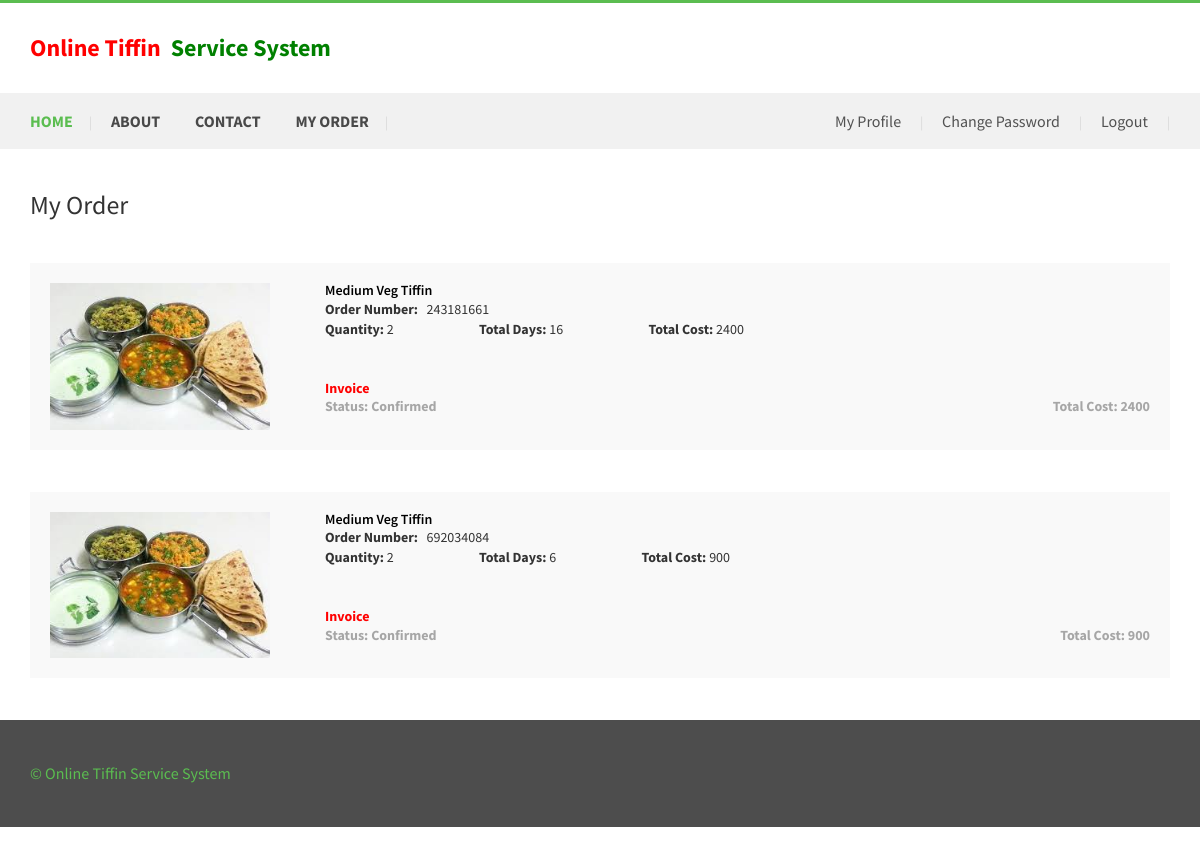
Page /otss/my-order.php (signed in) on the committed database.
### tables this page shows
CREATE TABLE `tblorder` (
  `ID` int(10) NOT NULL,
  `TiffinID` int(10) DEFAULT NULL,
  `UserID` int(5) NOT NULL,
  `OrderNumber` int(10) DEFAULT NULL,
  `FullName` varchar(120) DEFAULT NULL,
  `Email` varchar(200) DEFAULT NULL,
  `MobileNumber` bigint(10) DEFAULT NULL,
  `Quantity` int(10) DEFAULT NULL,
  `FromDate` varchar(200) DEFAULT NULL,
  `ToDate` varchar(200) DEFAULT NULL,
  `Time` varchar(50) DEFAULT NULL,
  `Address` mediumtext DEFAULT NULL,
  `OrderDate` timestamp NULL DEFAULT current_timestamp(),
  `TotalCost` varchar(200) NOT NULL,
  `Remark` varchar(200) NOT NULL,
  `Status` varchar(50) DEFAULT NULL,
  `UpdationDate` timestamp NULL DEFAULT NULL ON UPDATE current_timestamp()
);

CREATE TABLE `tbltiffin` (
  `ID` int(10) NOT NULL,
  `Type` varchar(120) DEFAULT NULL,
  `Title` varchar(200) NOT NULL,
  `Description` mediumtext DEFAULT NULL,
  `Cost` int(10) DEFAULT NULL,
  `Image` varchar(120) DEFAULT NULL,
  `PostDate` timestamp NULL DEFAULT current_timestamp()
);

### otss/my-order.php (the view, shortened to what this page needs)
<?php
include('includes/dbconnection.php');
if (strlen($_SESSION['otssuid']==0)) {
  header('location:logout.php');
  } else{
  	?>
<!DOCTYPE html>
<html>
<head>
<link href="css/bootstrap.css" rel='stylesheet' type='text/css' />
<link href="css/style.css" rel="stylesheet" type="text/css" media="all" />
<link href="css/animate.css" rel='stylesheet' type='text/css' />
</head>
<body>
	<div class="header">
		<?php include_once('includes/header.php');?>
				</div>
<div class="cart-items">
	<div class="container">
			 <h1>My Order</h1>
			 <?php
					        	$uid=$_SESSION['otssuid'];
                  $sql="SELECT DATEDIFF(tblorder.ToDate,tblorder.FromDate) as ddf, tblorder.ID,tblorder.FullName,tblorder.UserID,tblorder.Email,tblorder.MobileNumber,tblorder.Time,tblorder.Address,tblorder.OrderDate,tblorder.FromDate,tblorder.ToDate,tblorder.OrderNumber,tblorder.TotalCost,tblorder.Remark,tblorder.Status,tblorder.Quantity, tblorder.UpdationDate,tbltiffin.Type,tbltiffin.Title,tbltiffin.Description,tbltiffin.Cost,tbltiffin.Image from  tblorder join  tbltiffin on tbltiffin.ID=tblorder.TiffinID where tblorder.UserID=:uid"  ;
$query = $dbh -> prepare($sql);
$query-> bindParam(':uid', $uid, PDO::PARAM_STR);
$query->execute();
$results=$query->fetchAll(PDO::FETCH_OBJ);
$cnt=1;
if($query->rowCount() > 0)
{
foreach($results as $row)
{               ?>
			 <div class="cart-header">
				 <div class="cart-sec simpleCart_shelfItem">
						<div class="cart-item cyc">
							 <img src="admin/images/<?php echo $row->Image;?>" class="img-responsive" alt="">
						</div>
					   <div class="cart-item-info">
						<h3><a href="#"> <?php  echo $row->Title;?> </a></h3>
						<span style="font-weight:bold">Order Number:</span>&nbsp; &nbsp;<?php  echo $row->OrderNumber;?>
						<ul class="qty">
							<li><span style="font-weight:bold">Quantity:</span> <?php  echo $qty= $row->Quantity;?></li>
							<li><span style="font-weight:bold">Total Days:</span> <?php  echo $ddf=$row->ddf;?></p></li>
							<li><span style="font-weight:bold">Total Cost:</span> <?php  echo $row->TotalCost;?></p></li>
						</ul>
							 <div class="delivery">
							 <?php	if($row->Status=="" || $row->Status=="Confirmed"){ ?>
							 	<h3><a href="invoice.php?invid=<?php echo $row->OrderNumber;?>" target="_blank"><strong style="color: red">Invoice</strong> </a></h3>
							 <?php } ?>
							 <p style="font-weight:bold">Status:
							 	<?php if($row->Status==""){
							 	echo "Not Updated Yet"; ?>
							 <?php } else { ?>
							 	 <?php  echo htmlentities($row->Status); } ?></p>
							 <span style="font-weight:bold">Total Cost: <?php  echo $row->TotalCost;?></span>
							 <div class="clearfix"></div>
				        </div>
					   </div>
					   <div class="clearfix"></div>
				  </div>
				  <?php $cnt=$cnt+1;}} else {?>
				  	<h3 style="color:red" align="center">No order placed yet </h3>
				  <?php } ?>
			 </div>
		 </div>
		 </div>
	<?php include_once('includes/footer.php');?>
</body>
</html><?php }  ?>

### otss/css/style.css (style rules this page uses)
body { padding:0; margin:0; font-family: 'Source Sans Pro', sans-serif; }
body a { transition:0.5s all; -webkit-transition:0.5s all; -moz-transition:0.5s all; -o-transition:0.5s all; -ms-transition:0.5s all; }
h1,h2,h3,h4,h5,h6 { margin:0; }
p { margin:0; }
ul { margin:0; padding:0; }
.header { border-top: 3px solid #5BBD50; }
.cart-items { padding: 3em 0; }
.cart-items h1 { font-size: 1.85em; margin-bottom:1.7em; }
.cart-item { width: 20%; float: left; margin-right: 5%; }
.cart-item img { width: 100%; }
.cart-item-info { width: 75%; float: left; }
.cart-item-info h3 { font-size: 1em; font-weight: 600; }
.cart-item-info h3 a { color: #000; }
ul.qty { padding: 0; margin: 0; list-style: none; }
ul.qty li { display: inline-block; margin-right: 10%; }
.delivery { margin-top: 3em; }
.delivery p { color: #A6A6A6; font-size: 1em; font-weight: 400; float: left; }
.delivery span { color: #A6A6A6; font-size: 1em; font-weight: 400; float: right; }
.cart-sec { margin-bottom: 3em; background-color: #F9F9F9; padding: 20px; }
.cart-header,.cart-header2,.cart-header3 { position: relative; }

### rows in the picture
tblorder: TiffinID.Image (picture), TiffinID.Title "Medium Veg Tiffin", OrderNumber "243181661", Quantity "2", ddf "16", TotalCost "2400", Status "Confirmed"
tblorder: TiffinID.Image (picture), TiffinID.Title "Medium Veg Tiffin", OrderNumber "692034084", Quantity "2", ddf "6", TotalCost "900", Status "Confirmed"
